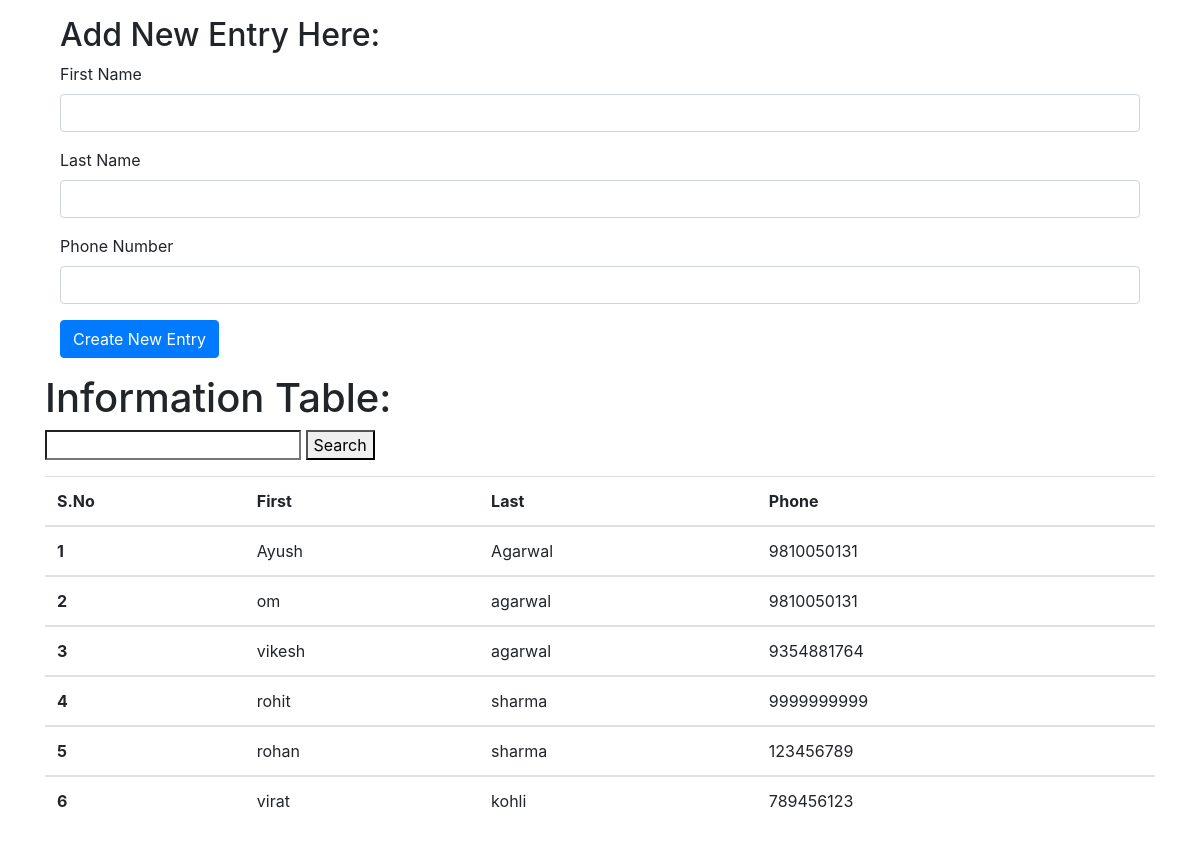
Before: / with the older database file.
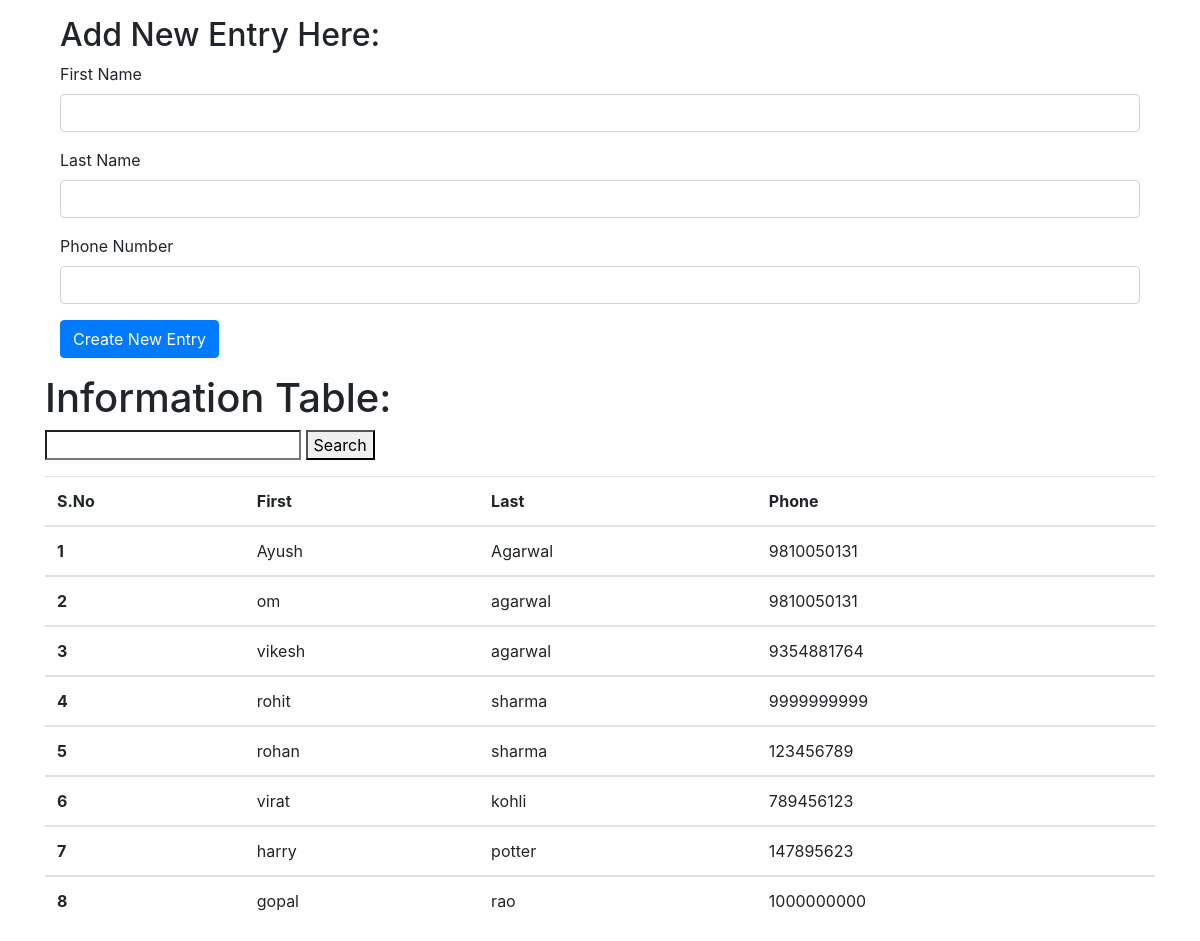
After: the same page with the newer database file.
### home/models.py (models this page shows, shortened)
class table(models.Model):
    sno= models.AutoField(primary_key=True)
    first= models.CharField(max_length=100)
    last= models.CharField(max_length=100)
    phone= models.CharField(max_length=13)

### home/views.py (the view)
# urls.py: path('',views.home,name='home'),
def home(request):
    tables= table.objects.all()
    context={'tables':tables}
    return render(request,'index.html',context)

### templates/index.html (shortened to what this page needs)
<!doctype html>
<html lang="en">
<head>
    <link rel="stylesheet" href="https://stackpath.bootstrapcdn.com/bootstrap/4.5.0/css/bootstrap.min.css"
>
</head>
<body>
    <div class="container my-3">
        <div class="container my-3">
        <h2>Add New Entry Here:</h2>
        <form action="/create/" method="post">
  <div class="form-group">
    <label for="exampleInputEmail1">First Name</label>
    <input type="text" class="form-control" name="first" id="exampleInputEmail1" aria-describedby="emailHelp">
  </div>
  <div class="form-group">
    <label for="exampleInputEmail1">Last Name</label>
    <input type="text" class="form-control" name="last" id="exampleInputEmail1" aria-describedby="emailHelp">
  </div>
  <div class="form-group">
    <label for="exampleInputEmail1">Phone Number</label>
    <input type="text" class="form-control" name="phone" id="exampleInputEmail1" aria-describedby="emailHelp">
  </div>
  <button type="submit" class="btn btn-primary">Create New Entry</button>
</form>
    </div>
        <h1>Information Table:</h1>
        <form action="/search" method="get">
        <input type="search" name="search">
        <button type="submit">Search</button>
    </form>
        <table class="table my-3">
            <thead>
                <tr>
                    <th scope="col" name=sno>S.No</th>
                    <th scope="col" name=first>First</th>
                    <th scope="col" name=last>Last</th>
                    <th scope="col" name=phone>Phone</th>
                </tr>
            </thead>
            {% for table in tables %}
            <tbody>
                <tr>
                    <th scope="row">{{table.sno}}</th>
                    <td>{{table.first}}</td>
                    <td>{{table.last}}</td>
                    <td>{{table.phone}}</td>
                </tr>
            </tbody>
            {% endfor %}
        </table>
    </div>
</body>
</html>

Changed rows visible on the page:
added table: sno "7", first "harry", last "potter", phone "147895623"
added table: sno "8", first "gopal", last "rao", phone "1000000000"
